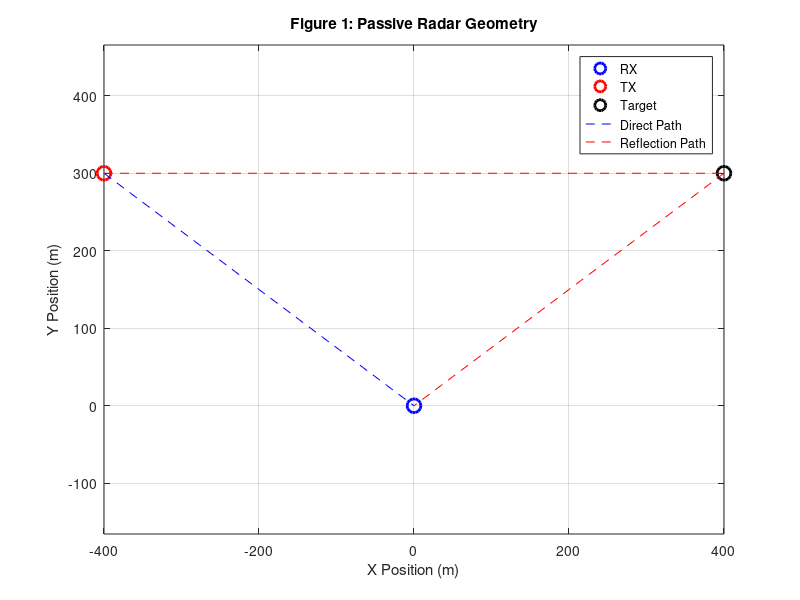
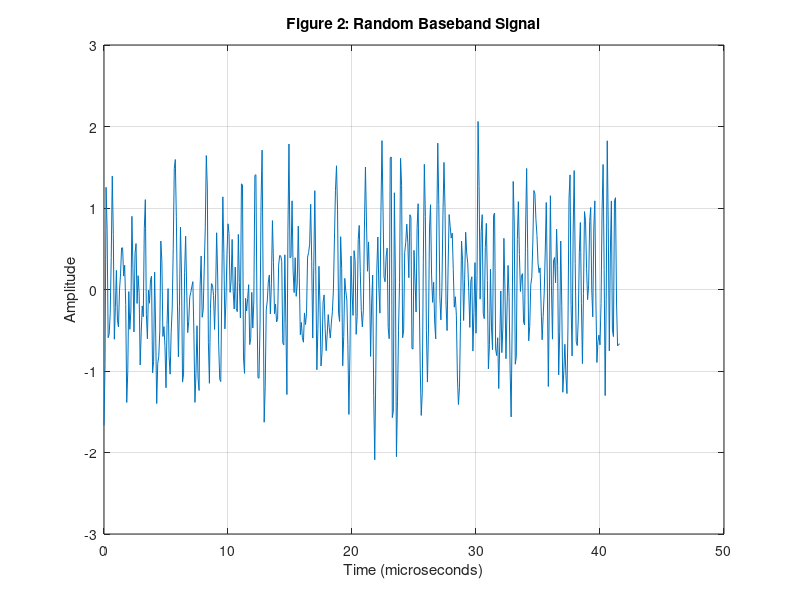
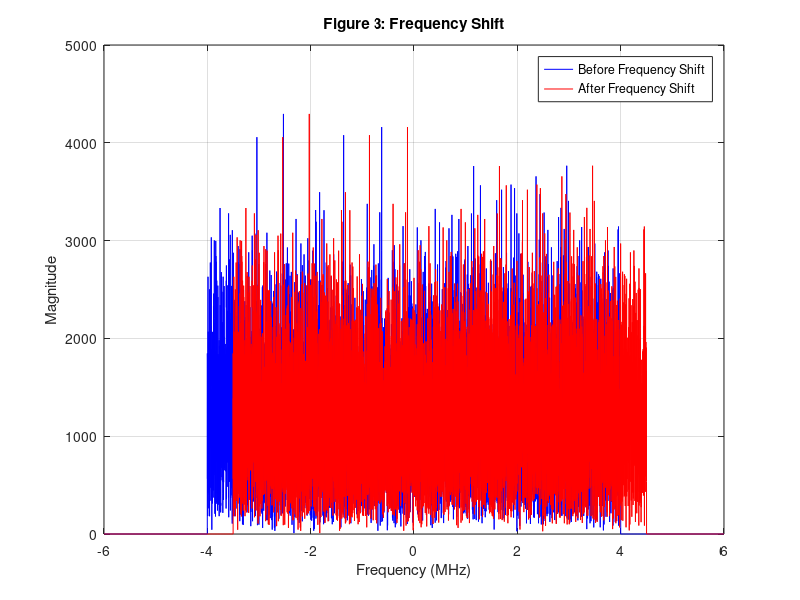
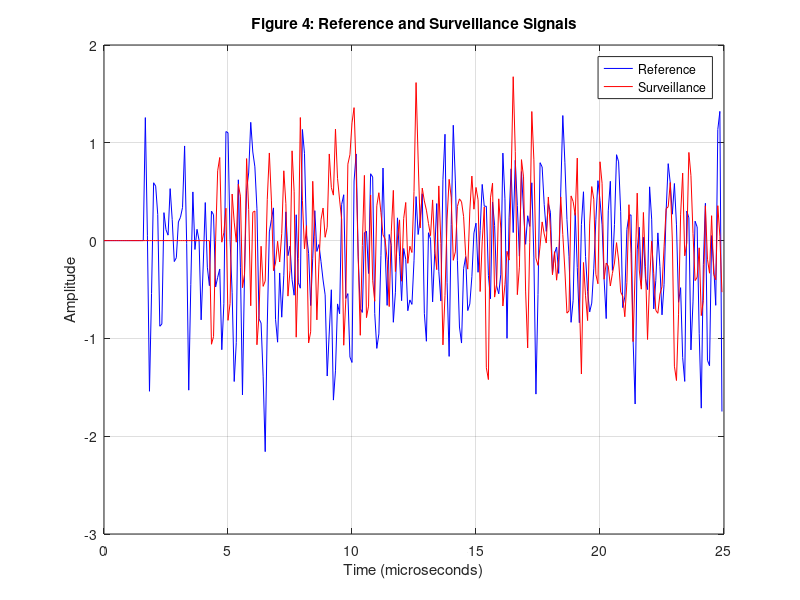

Reproduce these figures in MATLAB, in order. (Note: this script raises an error after producing the figures.)
clear;
clc;
close all;

%% Passive Radar - Single Stationary Target
% Step 1: Coordinates
% Step 2: Random Baseband Signal
% Step 3: Frequency Shift
% Step 4: Time Shift
% Step 5: Cross-Correlation
% Step 6: Divide into Cuts
% Step 7: CAF Processing
% Step 8: Range-Doppler Map


%% Step 1: Define Coordinates

c = 3e8;

RX = [0, 0];
TX = [-400, 300];
Target = [400, 300];

% Target is stationary
fd_target = 0;

% Propagation distances
d_direct = norm(TX - RX);

d_TX_Target = norm(TX - Target);

d_Target_RX = norm(Target - RX);

d_reflection = d_TX_Target + d_Target_RX;

% Bistatic excess range
bistatic_range = d_reflection - d_direct;

fprintf('\n===== Geometry =====\n');
fprintf('Direct path = %.2f m\n', d_direct);
fprintf('Reflection path = %.2f m\n', d_reflection);
fprintf('Bistatic range = %.2f m\n', bistatic_range);


% Figure 1: Coordinates

figure(1);

plot(RX(1), RX(2), 'bo', ...
    'MarkerSize', 10, 'LineWidth', 2);
hold on;

plot(TX(1), TX(2), 'ro', ...
    'MarkerSize', 10, 'LineWidth', 2);

plot(Target(1), Target(2), 'ko', ...
    'MarkerSize', 10, 'LineWidth', 2);

plot([TX(1), RX(1)], ...
     [TX(2), RX(2)], 'b--');

plot([TX(1), Target(1)], ...
     [TX(2), Target(2)], 'r--');

plot([Target(1), RX(1)], ...
     [Target(2), RX(2)], 'r--');

grid on;
axis equal;

xlabel('X Position (m)');
ylabel('Y Position (m)');
title('Figure 1: Passive Radar Geometry');

legend('RX', 'TX', 'Target', ...
       'Direct Path', 'Reflection Path');


%% Step 2: Generate Random Baseband Signal

fs = 12e6;

B = 8e6;

num_cuts = 10;

samples_per_cut = 120000;

N = num_cuts * samples_per_cut;

n = (0:N-1).';

t = n / fs;

rng(1);

random_signal = ...
    (randn(N,1) + 1j*randn(N,1))/sqrt(2);

% Band-limit the random signal

frequency_axis = (-N/2:N/2-1).' * fs/N;

S = fftshift(fft(random_signal));

S(abs(frequency_axis) > B/2) = 0;

baseband = ifft(ifftshift(S));

baseband = baseband / sqrt(mean(abs(baseband).^2));


% Figure 2: Random Baseband

figure(2);

plot(t(1:500)*1e6, real(baseband(1:500)));

grid on;

xlabel('Time (microseconds)');
ylabel('Amplitude');
title('Figure 2: Random Baseband Signal');


%% Step 3: Frequency Shift

% Physical carrier frequency
fc = 220.6e6;

% Digital frequency translation
% The physical carrier is represented separately
% using the complex baseband model.

f_shift = 0.5e6;

transmit_signal = baseband ...
    .* exp(1j*2*pi*f_shift*t);

fprintf('\nCarrier frequency = %.2f MHz\n', fc/1e6);


% Figure 3: Frequency Shift

S_before = fftshift(fft(baseband));

S_after = fftshift(fft(transmit_signal));

% Use fewer display points for plotting

display_index = 1:100:N;

figure(3);

plot(frequency_axis(display_index)/1e6, ...
    abs(S_before(display_index)), 'b');

hold on;

plot(frequency_axis(display_index)/1e6, ...
    abs(S_after(display_index)), 'r');

grid on;

xlabel('Frequency (MHz)');
ylabel('Magnitude');

title('Figure 3: Frequency Shift');

legend('Before Frequency Shift', ...
       'After Frequency Shift');


%% Step 4: Time Shift

% Propagation delays

tau_ref = d_direct / c;

tau_surv = d_reflection / c;

relative_delay = tau_surv - tau_ref;

% Convert to samples

ref_delay_samples = tau_ref * fs;

surv_delay_samples = tau_surv * fs;

relative_delay_samples = relative_delay * fs;

fprintf('\n===== Time Delay =====\n');

fprintf('Reference delay = %.2f samples\n', ...
    ref_delay_samples);

fprintf('Surveillance delay = %.2f samples\n', ...
    surv_delay_samples);

fprintf('Relative delay = %.2f samples\n', ...
    relative_delay_samples);


% This geometry gives integer sample delays.
% Verify before using the integer time shift.

if abs(ref_delay_samples-round(ref_delay_samples)) > 1e-8 || ...
   abs(surv_delay_samples-round(surv_delay_samples)) > 1e-8

    error('This time-shift code requires integer sample delays.');

end

ref_delay_samples = round(ref_delay_samples);

surv_delay_samples = round(surv_delay_samples);


% Non-circular time shift function

time_shift = @(x,k) ...
    [zeros(k,1); x(1:end-k)];


% Reference Signal

reference = time_shift( ...
    transmit_signal, ref_delay_samples);

reference = reference ...
    .* exp(-1j*2*pi*fc*tau_ref);


% Surveillance Signal

surveillance = time_shift( ...
    transmit_signal, surv_delay_samples);

surveillance = 0.8 * surveillance ...
    .* exp(-1j*2*pi*fc*tau_surv) ...
    .* exp(1j*2*pi*fd_target*t);


% Figure 4: Received Signals

figure(4);

plot(t(1:300)*1e6, real(reference(1:300)), ...
    'b');

hold on;

plot(t(1:300)*1e6, real(surveillance(1:300)), ...
    'r');

grid on;

xlabel('Time (microseconds)');
ylabel('Amplitude');

title('Figure 4: Reference and Surveillance Signals');

legend('Reference', 'Surveillance');


%% Step 5: Cross-Correlation

% Search bistatic range from 0 to 1200 m

max_range = 1200;

max_lag = ceil(max_range*fs/c);

lags = 0:max_lag;

num_lags = length(lags);

% Use a short signal section to verify delay

checkN = 40000;

correlation = complex(zeros(num_lags,1));

for i = 1:num_lags

    lag = lags(i);

    correlation(i) = sum( ...
        surveillance(1+lag:checkN) ...
        .* conj(reference(1:checkN-lag)));

end

% Find correlation peak

[~, peak_index] = max(abs(correlation));

estimated_delay = lags(peak_index);

estimated_range = estimated_delay*c/fs;

fprintf('\n===== Cross-Correlation =====\n');

fprintf('Detected delay = %d samples\n', ...
    estimated_delay);

fprintf('Estimated range = %.2f m\n', ...
    estimated_range);


% Figure 5: Cross-Correlation

figure(5);

plot(lags, abs(correlation), ...
    'b', 'LineWidth', 1.5);

hold on;

plot(estimated_delay, ...
    abs(correlation(peak_index)), ...
    'ro', 'MarkerSize', 9, 'LineWidth', 2);

grid on;

xlabel('Delay (Samples)');
ylabel('Correlation Magnitude');

title('Figure 5: Cross-Correlation');

legend('Cross-Correlation', 'Detected Peak');


%% Step 6: Divide Signals into 10 Cuts

reference_cuts = reshape( ...
    reference, samples_per_cut, num_cuts);

surveillance_cuts = reshape( ...
    surveillance, samples_per_cut, num_cuts);

% Store complex correlation results

correlation_cuts = complex( ...
    zeros(num_lags, num_cuts));


%% Step 7: Cross-Ambiguity Function (CAF)

% CAF(tau,fd) =
%
% sum_n surveillance(n)
%       * conj(reference(n-tau))
%       * exp(-1j*2*pi*fd*n/fs)
%
% For each delay:
% 1. Calculate the complex matched product
% 2. Process all 10 cuts
% 3. Preserve phase across cuts
% 4. Search positive and negative Doppler frequencies
%
% FFT efficiently evaluates the Doppler search.


doppler_max = 120;

doppler_full = ...
    (-N/2:N/2-1).' * fs/N;

doppler_mask = abs(doppler_full) <= doppler_max;

doppler_axis = doppler_full(doppler_mask);

num_doppler = length(doppler_axis);

CAF = complex(zeros(num_lags, num_doppler));


for i = 1:num_lags

    lag = lags(i);

    matched_signal = complex(zeros(N,1));

    for k = 1:num_cuts

        block_start = (k-1)*samples_per_cut + 1;

        block_end = k*samples_per_cut;

        block_indices = (block_start:block_end).';

        valid = block_indices(block_indices > lag);

        % Correlation products
        % Use full reference indices at cut boundaries.

        matched_signal(valid) = ...
            surveillance(valid) ...
            .* conj(reference(valid-lag));

        % Correlation result of this cut

        correlation_cuts(i,k) = ...
            sum(matched_signal(valid));

    end

    % CAF Doppler processing
    % FFT implements the frequency compensation sum.

    doppler_result = fftshift(fft(matched_signal));

    CAF(i,:) = doppler_result(doppler_mask).';

end


% Figure 6: Correlation Across Cuts

figure(6);

imagesc(1:num_cuts, lags, abs(correlation_cuts));

axis xy;

colorbar;

xlabel('Cut Number');
ylabel('Delay (Samples)');

title('Figure 6: Correlation Across 10 Cuts');


%% Step 8: Complete Range-Doppler Map

range_axis = lags*c/fs;

CAF_magnitude = abs(CAF);

CAF_normalised = ...
    CAF_magnitude / max(CAF_magnitude(:));

CAF_dB = 20*log10(CAF_normalised + 1e-12);


% Find the strongest CAF peak

[~, max_index] = max(CAF_magnitude(:));

[range_index, doppler_index] = ...
    ind2sub(size(CAF_magnitude), max_index);

detected_range = range_axis(range_index);

detected_doppler = doppler_axis(doppler_index);


% Figure 7: Complete Range-Doppler Map

figure(7);

imagesc(range_axis, doppler_axis, CAF_dB.');

axis xy;

colormap(parula);

colorbar;

caxis([-50 0]);

hold on;

% Theoretical target measurement

hExpected = plot(bistatic_range, fd_target, ...
    'wo', 'MarkerSize', 11, 'LineWidth', 2);

% Detected target measurement

hDetected = plot(detected_range, detected_doppler, ...
    'mx', 'MarkerSize', 11, 'LineWidth', 2);

xlabel('Bistatic Range (m)');
ylabel('Doppler Frequency (Hz)');

title('Figure 7: CAF Range-Doppler Map');

legend([hExpected, hDetected], ...
    'Expected Target', 'Detected Target');

xlim([0 1200]);

ylim([-120 120]);

grid on;


%% Final Results

fprintf('\n====================================\n');

fprintf('PASSIVE RADAR CAF RESULTS\n');

fprintf('====================================\n');

fprintf('Target Position = (400, 300) m\n');

fprintf('\nTheoretical Range = %.2f m\n', ...
    bistatic_range);

fprintf('Detected Range = %.2f m\n', ...
    detected_range);

fprintf('\nTheoretical Doppler = %.2f Hz\n', ...
    fd_target);

fprintf('Detected Doppler = %.2f Hz\n', ...
    detected_doppler);

fprintf('\nRange Error = %.2f m\n', ...
    abs(detected_range-bistatic_range));

fprintf('Doppler Error = %.2f Hz\n', ...
    abs(detected_doppler-fd_target));

fprintf('====================================\n');


%% Save Figures

saveas(figure(1), 'Figure1_Geometry.png');

saveas(figure(2), 'Figure2_Baseband.png');

saveas(figure(3), 'Figure3_FrequencyShift.png');

saveas(figure(4), 'Figure4_ReceivedSignals.png');

saveas(figure(5), 'Figure5_CrossCorrelation.png');

saveas(figure(6), 'Figure6_Cuts.png');

saveas(figure(7), 'Figure7_CAF_RangeDoppler.png');
